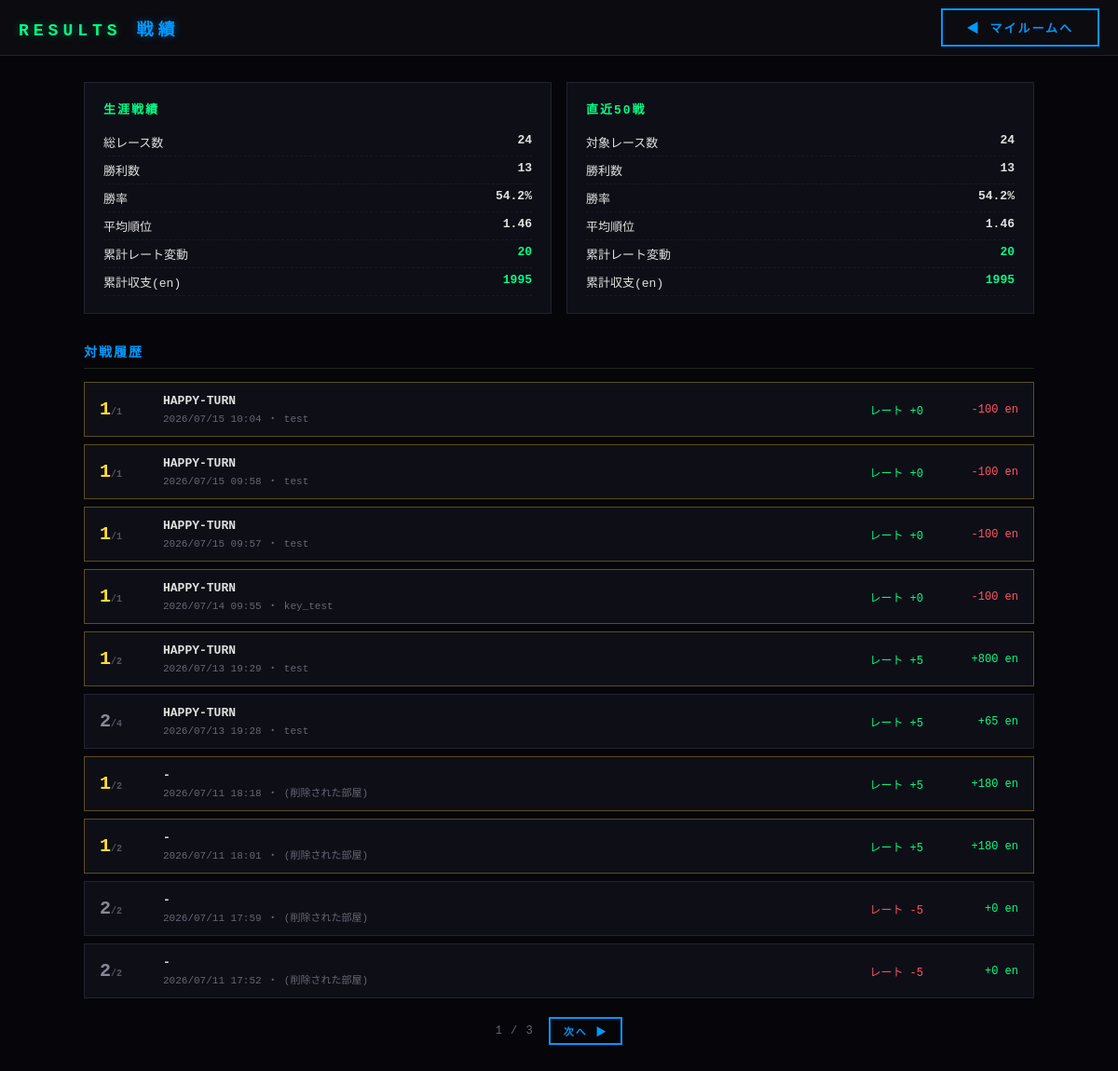
The page /myroom/results/ (signed in) on the database as committed earlier.
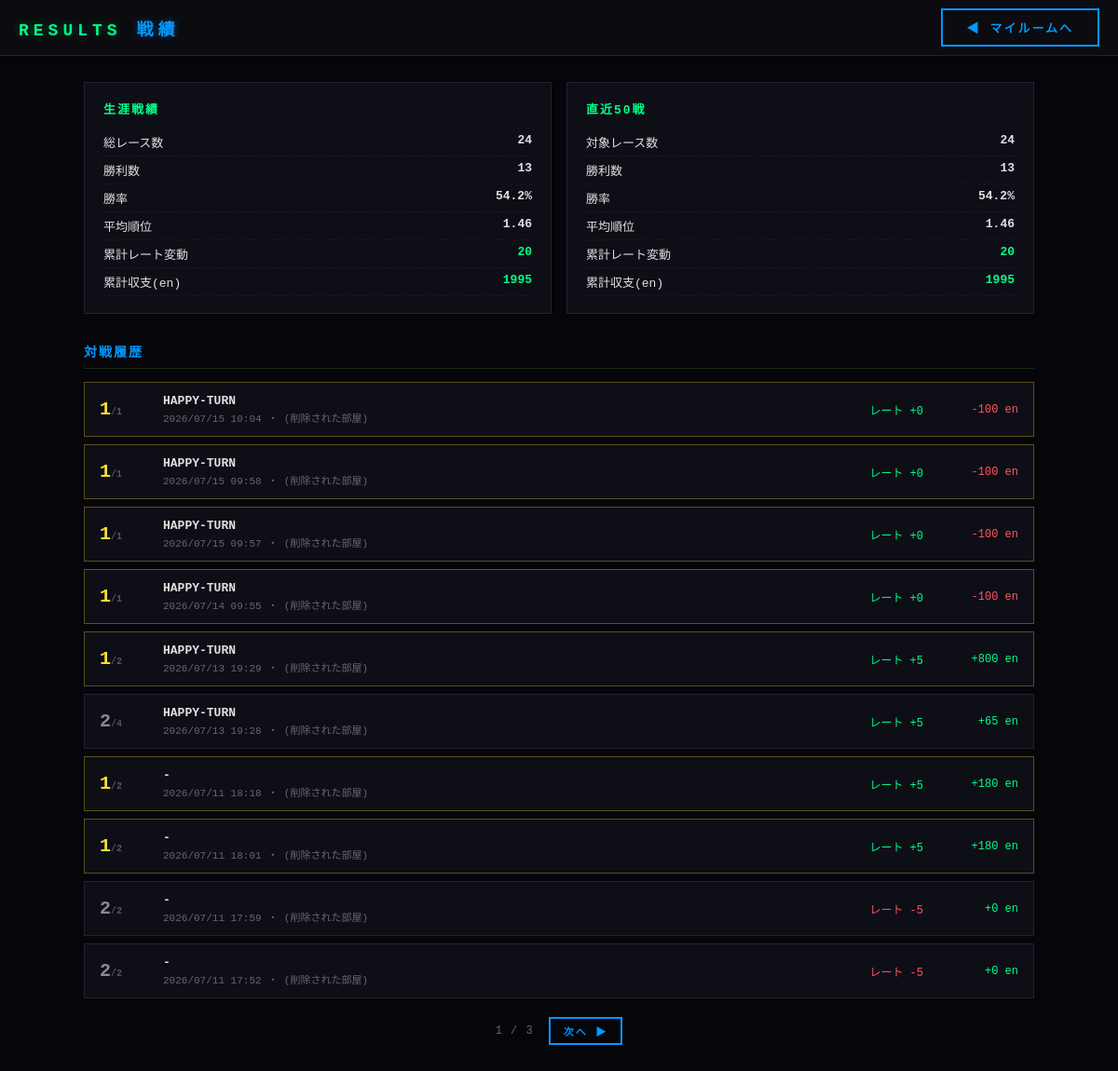
The same page on the database as committed later.
### game/models/result_model.py (models this page shows, shortened)
class Result(models.Model):
    result_id = models.BigAutoField(primary_key=True)
    room = models.ForeignKey(
        "rooms.Room",
        null=True,
        blank=True,
        on_delete=models.SET_NULL,
        related_name="results",
        help_text="部屋削除後も記録は残すためSET_NULL",
    )
    play_member = models.JSONField(help_text='参加者ID配列。Botの場合は"Bot1"等の名前を格納')
    rank = models.JSONField(help_text="順位を記録（play_member順 or 別途順位配列）")
    car_data = models.JSONField(help_text="順位順に車のIDを記録")
    car_snapshot = models.JSONField(
        default=dict, blank=True,
        help_text='レース時点の各参加者の車体情報スナップショット。'
                   '{participant_id: {"car_name":..,"car_type":..,"main_skill":..}}。'
                   '統計機能・タイプ別勝利実績で、装備を変更した後でも当時の車種を参照できるようにする。',
    )
    bet = models.JSONField(help_text="順位順の賭けの受け渡し結果（払戻額）")
    bet_charges = models.JSONField(default=dict, blank=True, help_text="レース開始時に徴収した賭け金（払戻額と合わせて収支計算に使う）")
    rate = models.JSONField(help_text="レートの変動結果 {user_id: delta}")
    race_seed = models.BigIntegerField(help_text="レース開始時にサーバーが払い出した乱数シード")
    reported_by = models.ForeignKey(
        settings.AUTH_USER_MODEL,
        null=True,
        blank=True,
        on_delete=models.SET_NULL,
        related_name="reported_results",
        help_text="この結果を報告したホストのuser_id（不正調査用）",
    )
    created_at = models.DateTimeField(auto_now_add=True)
    class Meta:
        db_table = "result"
        verbose_name = "レース結果"
        verbose_name_plural = "レース結果"
        ordering = ["-created_at"]

### rooms/models/room_model.py (models this page shows, shortened)
class Room(models.Model):
    STATUS_WAITING = "WAITING"
    STATUS_RACING = "RACING"
    STATUS_CHOICES = [
        (STATUS_WAITING, "待機中"),
        (STATUS_RACING, "レース中"),
    ]
    room_id = models.CharField(max_length=36, primary_key=True, default=generate_room_id, editable=False)
    host_user = models.ForeignKey(
        settings.AUTH_USER_MODEL,
        on_delete=models.SET_NULL,
        null=True,
        related_name="hosted_rooms",
        verbose_name="ホストユーザー",
    )
    room_name = models.CharField(max_length=64)
    is_public = models.BooleanField(default=True)
    password = models.CharField(max_length=64, null=True, blank=True, help_text="パス付き部屋用（null許容）")
    status = models.CharField(max_length=10, choices=STATUS_CHOICES, default=STATUS_WAITING)
    created_at = models.DateTimeField(auto_now_add=True)
    bot_list = models.JSONField(default=list, blank=True, help_text='現在のBotリスト（例: ["Bot1","Bot2"]）')
    current_race_setup = models.JSONField(
        null=True, blank=True,
        help_text="race_consumer.send_race_setup()が生成した race_seed/car_configs/参加者対応表",
    )
    class Meta:
        db_table = "room"
        verbose_name = "部屋"
        verbose_name_plural = "部屋"

### myroom/views/results_view.py (the view)
# urls.py: path("results/", views.results_view, name="results"),
@login_required
def results_view(request):
    all_rows = get_user_race_rows(request.user)
    lifetime = summarize(all_rows)
    recent50 = summarize(all_rows[:50])
    page_number = request.GET.get("page", 1)
    paginator = Paginator(all_rows, 10)
    page_obj = paginator.get_page(page_number)
    return render(request, "myroom/results.html", {
        "lifetime": lifetime,
        "recent50": recent50,
        "page_obj": page_obj,
    })

### myroom/stats_service.py (called while the page is built)
def _my_rank_in_result(result, user_id):
    try:
        return result.play_member.index(user_id) + 1
    except (ValueError, AttributeError):
        return None

def summarize(rows):
    total = len(rows)
    if total == 0:
        return {
            "total": 0, "wins": 0, "win_rate": 0, "avg_rank": 0,
            "total_rate_delta": 0, "total_net_en": 0,
        }
    wins = sum(1 for r in rows if r["is_win"])
    avg_rank = sum(r["rank"] for r in rows) / total
    total_rate_delta = sum(r["rate_delta"] for r in rows)
    total_net_en = sum(r["net_en"] for r in rows)
    return {
        "total": total,
        "wins": wins,
        "win_rate": round(wins / total * 100, 1),
        "avg_rank": round(avg_rank, 2),
        "total_rate_delta": total_rate_delta,
        "total_net_en": total_net_en,
    }

### myroom/templates/myroom/results.html (shortened to what this page needs)
{% load static %}
<!DOCTYPE html>
<html lang="ja">
<head>
    <link rel="stylesheet" href="{% static 'accounts/style.css' %}">
    <link rel="stylesheet" href="{% static 'myroom/subpage.css' %}">
</head>
<body>
    <div id="header">
        <div id="title">RESULTS<span> 戦績</span></div>
        <a class="btn alt" href="{% url 'myroom:index' %}">◀ マイルームへ</a>
    </div>
    <div id="myroom-main">
        <div class="summary-grid">
            <div class="summary-card">
                <h3>生涯戦績</h3>
                <div class="summary-row"><span>総レース数</span><b>{{ lifetime.total }}</b></div>
                <div class="summary-row"><span>勝利数</span><b>{{ lifetime.wins }}</b></div>
                <div class="summary-row"><span>勝率</span><b>{{ lifetime.win_rate }}%</b></div>
                <div class="summary-row"><span>平均順位</span><b>{{ lifetime.avg_rank }}</b></div>
                <div class="summary-row"><span>累計レート変動</span><b class="{% if lifetime.total_rate_delta >= 0 %}pos{% else %}neg{% endif %}">{{ lifetime.total_rate_delta }}</b></div>
                <div class="summary-row"><span>累計収支(en)</span><b class="{% if lifetime.total_net_en >= 0 %}pos{% else %}neg{% endif %}">{{ lifetime.total_net_en }}</b></div>
            </div>
            <div class="summary-card">
                <h3>直近50戦</h3>
                <div class="summary-row"><span>対象レース数</span><b>{{ recent50.total }}</b></div>
                <div class="summary-row"><span>勝利数</span><b>{{ recent50.wins }}</b></div>
                <div class="summary-row"><span>勝率</span><b>{{ recent50.win_rate }}%</b></div>
                <div class="summary-row"><span>平均順位</span><b>{{ recent50.avg_rank }}</b></div>
                <div class="summary-row"><span>累計レート変動</span><b class="{% if recent50.total_rate_delta >= 0 %}pos{% else %}neg{% endif %}">{{ recent50.total_rate_delta }}</b></div>
                <div class="summary-row"><span>累計収支(en)</span><b class="{% if recent50.total_net_en >= 0 %}pos{% else %}neg{% endif %}">{{ recent50.total_net_en }}</b></div>
            </div>
        </div>
        <h3 class="section-title">対戦履歴</h3>
        <div class="history-list">
            {% for row in page_obj %}
            <div class="history-row {% if row.is_win %}win{% endif %}">
                <div class="h-rank">{{ row.rank }}<small>/{{ row.total_players }}</small></div>
                <div class="h-main">
                    <div class="h-car">{{ row.car_name|default:"-" }}</div>
                    <div class="h-meta">{{ row.result.created_at|date:"Y/m/d H:i" }} ・ {{ row.result.room.room_name|default:"(削除された部屋)" }}</div>
                </div>
                <div class="h-rate {% if row.rate_delta >= 0 %}pos{% else %}neg{% endif %}">レート {{ row.rate_delta|stringformat:"+d" }}</div>
                <div class="h-en {% if row.net_en >= 0 %}pos{% else %}neg{% endif %}">{{ row.net_en|stringformat:"+d" }} en</div>
            </div>
            {% empty %}
            <p class="hint-text">まだ対戦履歴がありません。レースに参加してみましょう。</p>
            {% endfor %}
        </div>
        <div class="pagination-row">
            <span class="page-indicator">{{ page_obj.number }} / {{ page_obj.paginator.num_pages }}</span>
            {% if page_obj.has_next %}
                <a class="btn alt small" href="?page={{ page_obj.next_page_number }}">次へ ▶</a>
            {% endif %}
        </div>
    </div>
</body>
</html>

Rows that differ between the two databases and show on the page:
changed Result (number 1 of 10 on the later page): result.room.room_name "test" → "(削除された部屋)"
changed Result (number 2 of 10 on the later page): result.room.room_name "test" → "(削除された部屋)"
changed Result (number 3 of 10 on the later page): result.room.room_name "test" → "(削除された部屋)"
changed Result (number 4 of 10 on the later page): result.room.room_name "key_test" → "(削除された部屋)"
changed Result (number 5 of 10 on the later page): result.room.room_name "test" → "(削除された部屋)"
changed Result (number 6 of 10 on the later page): result.room.room_name "test" → "(削除された部屋)"
